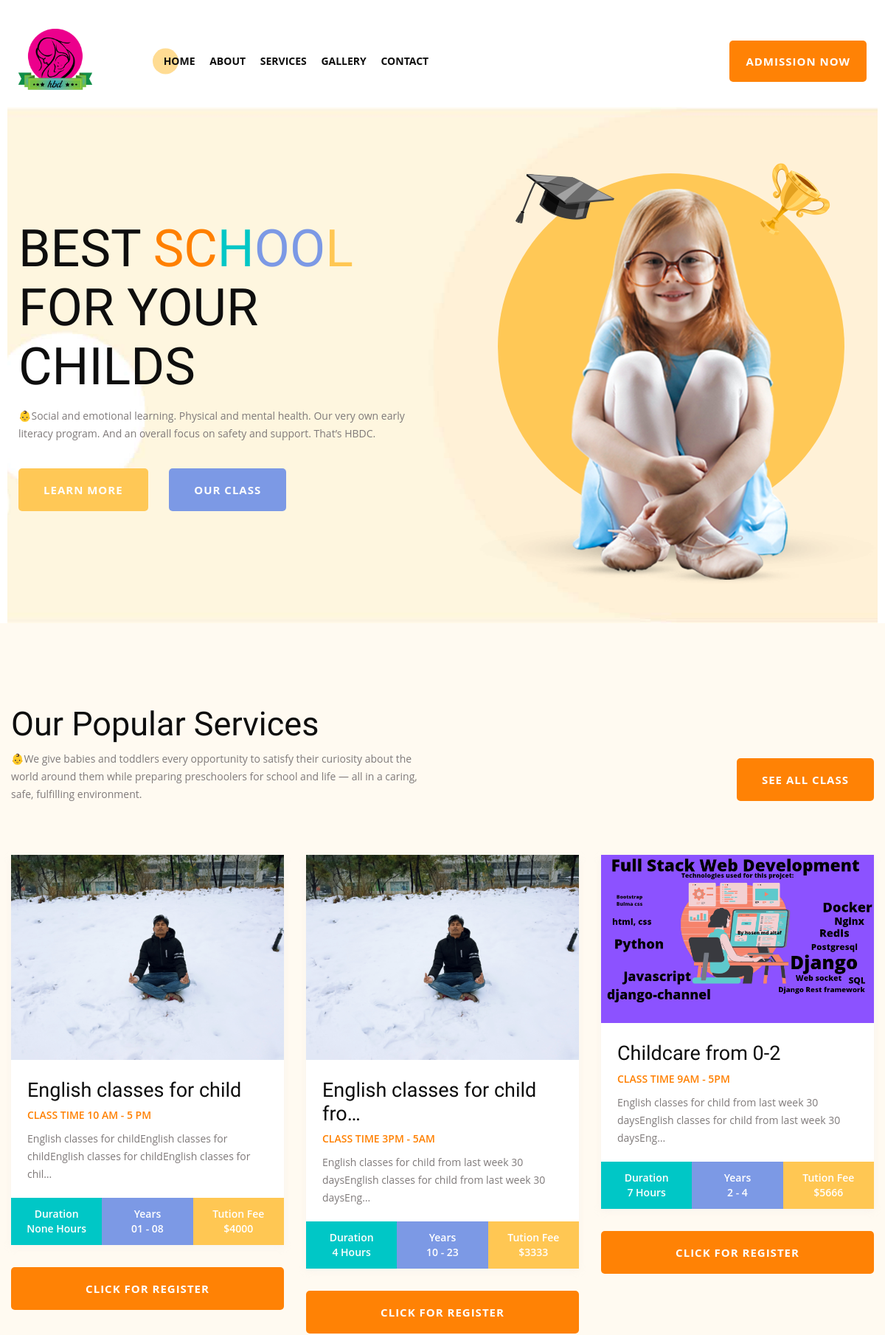
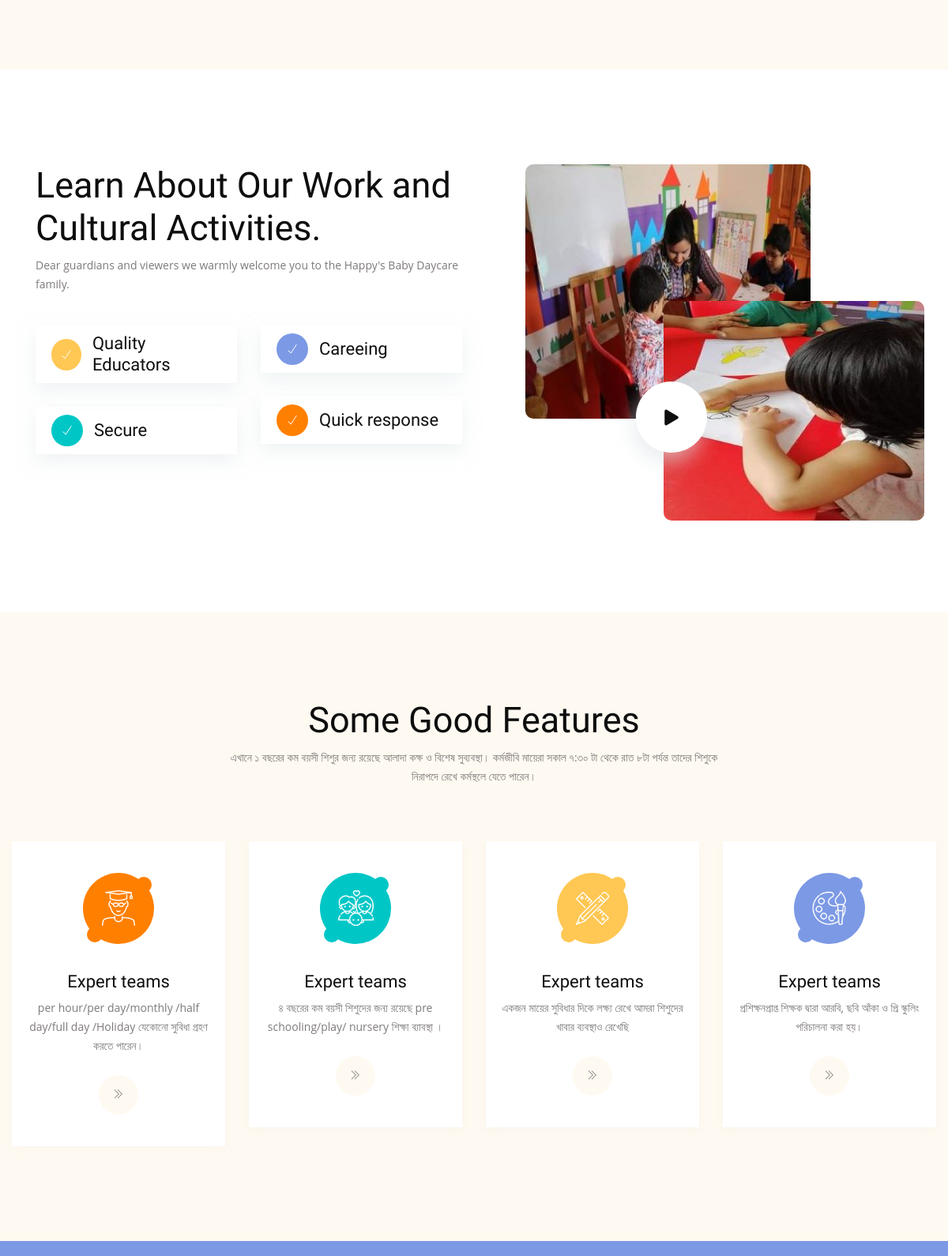
The page / (upper part) on the database its author committed (2 pictures, top to bottom).
### classes/models.py (models this page shows, shortened)
class Services(models.Model):
    title = models.CharField(max_length=200,help_text="write title about your service")
    content = models.TextField(help_text="write in detail about your service")
    image=models.ImageField(upload_to='post_images', blank=True, null=True)
    classtimestart = models.CharField(max_length=7,null=True, help_text="When childfinish there class")
    classtimefinish = models.CharField(max_length=7,null=True, help_text="When childstart there class")
    childagestart=models.CharField(max_length=2,null=True, help_text="When childagestart there class")
    childagefinish=models.CharField(max_length=2,null=True, help_text="When childagefinish there class")
    price = models.IntegerField(null=True,blank=True,help_text="class/service fee")
    durationofclass= models.IntegerField(null=True,blank=True,help_text="how long child stay in class in a day")

### homeapp/views.py (the view, shortened to what this page needs)
# urls.py: path('', views.homepage, name='homepage'),
def homepage(request):
    services= Services.objects.all()
    homeservices= Services.objects.all()[:3]
    return render(request,'homeapp/homepage.html',{'services':services,'homeservices':homeservices})

### templates/homeapp/homepage.html
{% extends 'base.html' %}
{% load static %}
{% block content %}
{% include 'homeapp/navbar.html' %}
<main>
    <section class="banner-area banner-space pl-100 pr-100 fix">
        <div class="hero-bg-image d-flex align-items-center banner-height" data-background="{% static 'img/bg/banner-bg-01.jpg' %}">
            <div class="container">
                <div class="row align-items-center">
                    <div class="col-lg-6 col-md-10">
                        <div class="banner-content">
                            <h1 class="wow fadeInUp" data-wow-delay=".4s">BEST <span>SC</span><span>H</span><span>OO</span><span>L</span> FOR YOUR CHILDS</h1>
                            <p class="wow fadeInUp" data-wow-delay=".6s">
                                👶Social and emotional learning. Physical and mental health. Our very own early literacy program. And an overall focus on safety and support.  That’s HBDC.
                            </p>
                            <div class="banner-btn">
                                <a class="thm-btn wow fadeInLeft" data-wow-delay=".8s" href="{% url 'contactapp:about' %}">Learn More</a>
                                <a class="thm-btn thm-btn-3 wow fadeInRight" data-wow-delay="1s" href="{% url 'classes:classes' %}">Our Class</a>
                            </div>
                        </div>
                    </div>
                    <div class="col-lg-6">
                        <div class="banner-right pos-rel d-none d-lg-block wow fadeInRight" data-wow-delay=".6s">
                            <div class="banner-img">
                                <img src="{% static 'img/banner/banner-img.png' %}" alt="image_not_found">
                            </div>
                            <div class="banner-icon">
                                <img class="icon-1" src="{% static 'img/icon/bs-01.png' %}" alt="image_not_found">
                                <img class="icon-2" src="{% static 'img/icon/bs-02.png' %}" alt="image_not_found">
                            </div>
                        </div>
                    </div>
                </div>
            </div>
        </div>
    </section>
</main>
    {% include 'homeapp/classes.html' %}
    {% include 'homeapp/aboutus.html' %}
    {% include 'homeapp/features.html' %}
    {% include 'homeapp/footer.html' %}
{% endblock %}

### templates/homeapp/classes.html (shortened to what this page needs)
{% extends 'base.html' %}
{% load static %}
{% block content %}
  <section class="class-area gray-bg pt-110 pb-90">
    <div class="container">
        <div class="row align-items-center">
            <div class="col-lg-6 col-md-8 col-sm-12">
                <div class="section-title section-title-2 wow fadeInUp" data-wow-delay=".2s">
                    <h2>Our Popular Services</h2>
                    <p> 👶We give babies and toddlers every opportunity to satisfy their curiosity about the world around them while preparing preschoolers for school and life — all in a caring, safe, fulfilling environment.
                    </p>
                </div>
            </div>
            <div class="col-lg-6 col-md-4 col-sm-12 wow fadeInUp" data-wow-delay=".4s">
                <div class="class-btn f-right">
                    <a class="thm-btn thm-btn-2" href="{% url 'classes:classes' %}">See All Class</a>
                </div>
            </div>
        </div>
        <div class="row">
            {% for class in homeservices %}
                <div class="col-lg-4 col-md-6">
                    <div class="class-item mb-30 wow fadeInUp" data-wow-delay=".2s">
                        <div class="class-thumb">
                            <img src="{{class.image.url}}" alt="image_not_found">
                        </div>
                        <div class="class-text">
                            <a href="{% url 'classes:services-detail' class.pk %}"><h3>{{class.title|truncatechars:30}}</h3></a>
                            <span>Class time {{class.classtimestart}} - {{class.classtimefinish}} </span>
                            <p>{{class.content|truncatechars:100}}</p>
                        </div>
                        <ul class="schedule">
                            <li>
                                <span>Duration</span>
                                <span>{{class.durationofclass}} Hours</span>
                            </li>
                            <li>
                                <span>Years</span>
                                <span>{{class.childagestart}} - {{class.childagefinish}}</span>
                            </li>
                            <li>
                                <span>Tution Fee</span>
                                <span>${{class.price}}</span>
                            </li>
                        </ul>
                    </div>
                            <a class="thm-btn thm-btn-2 d-flex justify-content-center" href="#popup1">Click for register</a>
                </div>
            {% endfor %}
            </div>
        </div>
</section>
{% endblock %}

### static/css/default.css (style rules this page uses)
.mb-30 { margin-bottom: 30px; }
.pt-110 { padding-top: 110px; }
.pb-90 { padding-bottom: 90px; }
.pl-100 { padding-left: 100px; }
.pr-100 { padding-right: 100px; }
.gray-bg { background: #fffaf1; }
.pos-rel { position: relative; }

### static/css/style.css (style rules this page uses)
body { font-family: 'Open Sans', sans-serif; font-weight: normal; font-style: normal; font-size: 14px; }
.f-right { float: right }
.fix { overflow: hidden }
a, .button { -webkit-transition: all 0.3s ease-out 0s; -moz-transition: all 0.3s ease-out 0s; -ms-transition: all 0.3s ease-out 0s; -o-transition: all 0.3s ease-out 0s; transition: all 0.3s ease-out 0s; }
a, button { color: #1696e7; outline: medium none; }
h1, h2, h3, h4, h5, h6 { font-family: 'Bubblegum Sans', cursive; font-weight: normal; color: #0e0e0e; margin-top: 0px; font-style: normal; font-weight: 500; }
h1 { font-size: 40px; font-weight: 500; }
h2 { font-size: 35px; }
h3 { font-size: 28px; }
ul { margin: 0px; padding: 0px; }
li { list-style: none }
p { font-size: 14px; font-weight: normal; line-height: 24px; color: #7f7a7a; margin-bottom: 15px; }
*::placeholder { color: #555555; font-size: 14px; opacity: 1; }
.thm-btn { z-index: 1; font-size: 15px; line-height: 24px; padding: 17px 34px; text-align: center; position: relative; color: #fefefe; letter-spacing: 1px; text-transform: uppercase; background-color: #ffc856; font-weight: 700; display: inline-block; border-radius: 5px; -webkit-border-radius: 5px; -moz-border-radius: 5px; -ms-border-radius: 5px; -o-border-radius: 5px; }
.thm-btn::before { top: 0px; width: 0px; left: auto; right: 0px; z-index: -1; bottom: 0px; content: ""; position: absolute; background-color: #ff8205; transition: all 0.3s ease-in-out; -webkit-transition: all 0.3s ease-in-out; -moz-transition: all 0.3s ease-in-out; -ms-transition: all 0.3s ease-in-out; -o-transition: all 0.3s ease-in-out; border-radius: 5px; -webkit-border-radius: 5px; -moz-border-radius: 5px; -ms-border-radius: 5px; -o-border-radius: 5px; }
.thm-btn-2 { background-color: #ff8205; }
.thm-btn-2::before { background-color: #ffc856; }
.thm-btn-3 { background-color: #7c99e5; }
.thm-btn-3::before { background-color: #ffc856; }
.banner-height { min-height: 800px; background-position: center top; background-repeat: no-repeat; background-size: cover; }
.banner-content h1 { font-size: 70px; line-height: 80px; margin-bottom: 15px; }
.banner-content h1 span { color: #ff8000; }
.banner-content h1 span:nth-child(2) { color: #00c7c6; }
.banner-content h1 span:nth-child(3) { color: #7c99e5; }
.banner-content h1 span:nth-child(4) { color: #ffc753; }
.banner-btn a { margin-right: 25px; margin-top: 20px; }
.banner-right { height: 470px; background: #ffc856; width: 470px; border-radius: 50%; margin-left: 150px; margin-top: -50px; }
.banner-img { margin-left: -25px; padding-top: 21px; }
.banner-icon .icon-1 { position: absolute; top: 0; left: 5%; }
.banner-icon .icon-2 { position: absolute; top: -3%; right: 4%; }
.section-title { max-width: 620px; margin: 0 auto 70px ; }
.section-title h2 { font-size: 45px; }
.section-title p { margin-bottom: 0; }
.section-title-2 { max-width: 570px; margin: 0; margin-bottom: 70px; }
.class-item { box-shadow: 0px 3px 9px 0px rgba(231, 227, 226, 0.25); }
.class-thumb { overflow: hidden; }
.class-item .class-thumb img { width: 100%; transition: .3s; -webkit-transform: scale(1); transform: scale(1); }
.class-item .class-text { padding: 25px 22px; padding-bottom: 20px; background: #fff; }
.class-item .class-text h3 { font-size: 27px; margin-bottom: 7px; }
.class-item .class-text span { font-size: 14px; color: #ff8000; font-weight: 600; font-family: 'Open Sans', sans-serif; text-transform: uppercase; }
.class-item .class-text p { margin-top: 10px; margin-bottom: 0; }
.class-item .schedule { margin: 0px; overflow: hidden; }
.class-item .schedule li { list-style: none; display: inline-block; float: left; padding: 12px; font-weight: 600; font-size: 14px; text-align: center; width: 33.33%; background-color: #00c7c6; color: #fff; }
.class-item .schedule li span { display: block; line-height: 20px; }
.class-item .schedule li:nth-child(2) { background-color: #7c99e5; }
.class-item .schedule li:nth-child(3) { background-color: #ffc753; }
body { margin-top:20px; }

### rows shown on the page
Services: image (picture), title "English classes for child", classtimestart "10 AM", classtimefinish "5 PM", content "English classes for childEnglish classes for childEnglish classes for childEnglish classes for chil…", durationofclass "None", childagestart "01", childagefinish "08", price "4000"
Services: image (picture), title "English classes for child fro…", classtimestart "3PM", classtimefinish "5AM", content "English classes for child from last week 30 daysEnglish classes for child from last week 30 daysEng…", durationofclass "4", childagestart "10", childagefinish "23", price "3333"
Services: image (picture), title "Childcare from 0-2", classtimestart "9AM", classtimefinish "5PM", content "English classes for child from last week 30 daysEnglish classes for child from last week 30 daysEng…", durationofclass "7", childagestart "2", childagefinish "4", price "5666"
